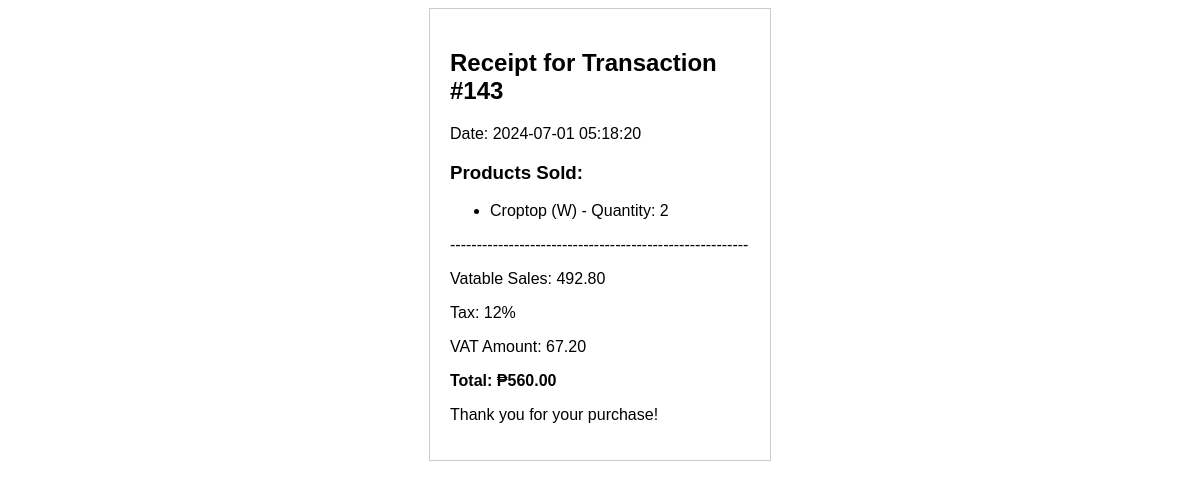
The app's page /generate_receipt.php?transaction_id=143 with its own data.
### tables this page shows
CREATE TABLE `order_items` (
  `id` int(11) NOT NULL,
  `order_id` int(11) NOT NULL,
  `product_id` int(11) NOT NULL,
  `quantity` int(11) NOT NULL,
  `price` decimal(10,2) NOT NULL
);

CREATE TABLE `orders` (
  `id` int(11) NOT NULL,
  `total` decimal(10,2) NOT NULL,
  `created_at` timestamp NOT NULL DEFAULT current_timestamp()
);

CREATE TABLE `products` (
  `id` int(11) NOT NULL,
  `name` varchar(255) NOT NULL,
  `price` decimal(10,2) NOT NULL,
  `stocks` int(11) DEFAULT 0
);

### generate_receipt.php (the view, shortened to what this page needs)
<?php
include 'db.php';
if (isset($_GET['transaction_id'])) {
    $transaction_id = $_GET['transaction_id'];
    $stmt = $conn->prepare("SELECT o.id, o.total, o.created_at, oi.product_id, oi.quantity, p.name as product_name
                           FROM orders o
                           JOIN order_items oi ON o.id = oi.order_id
                           JOIN products p ON oi.product_id = p.id
                           WHERE o.id = ?");
    $stmt->execute([$transaction_id]);
    $order = $stmt->fetch(PDO::FETCH_ASSOC);
    $tax = $order['total'] * 0.12;
    $vats = $order['total'] - $tax;
    if ($order) {
        ?>
        <!DOCTYPE html>
        <html lang="en">
        <head>
        </head>
        <body>
            <div class="receipt">
                <h2>Receipt for Transaction #<?php echo $order['id']; ?></h2>
                <p>Date: <?php echo $order['created_at']; ?></p>
                <h3>Products Sold:</h3>
                <ul>
                    <li><?php echo $order['product_name']; ?> - Quantity: <?php echo $order['quantity']; ?></li>
                </ul>
                <p>--------------------------------------------------------</p>
                <p>Vatable Sales: <?php echo number_format($vats, 2); ?></p>
                <p>Tax: 12%</p>
                <p>VAT Amount: <?php echo number_format($tax, 2); ?></p>
                <p><strong>Total: ₱<?php echo number_format($order['total'], 2); ?></strong></p>
                <p>Thank you for your purchase!</p>
            </div>
        </body>
        </html>
        <?php
    } else {
        echo "Transaction not found.";
    }
} else {
    echo "Transaction ID not provided.";
}
?>

### generate_receipt.php (style rules this page uses)
body { font-family: Arial, sans-serif; }
.receipt { width: 300px; margin: 0 auto; padding: 20px; border: 1px solid #ccc; }

### records on screen
order_items: order "143", order.created_at "2024-07-01 05:18:20", product.name "Croptop (W)", quantity "2", order.total "492.80", order.total "67.20", order.total "560.00"
